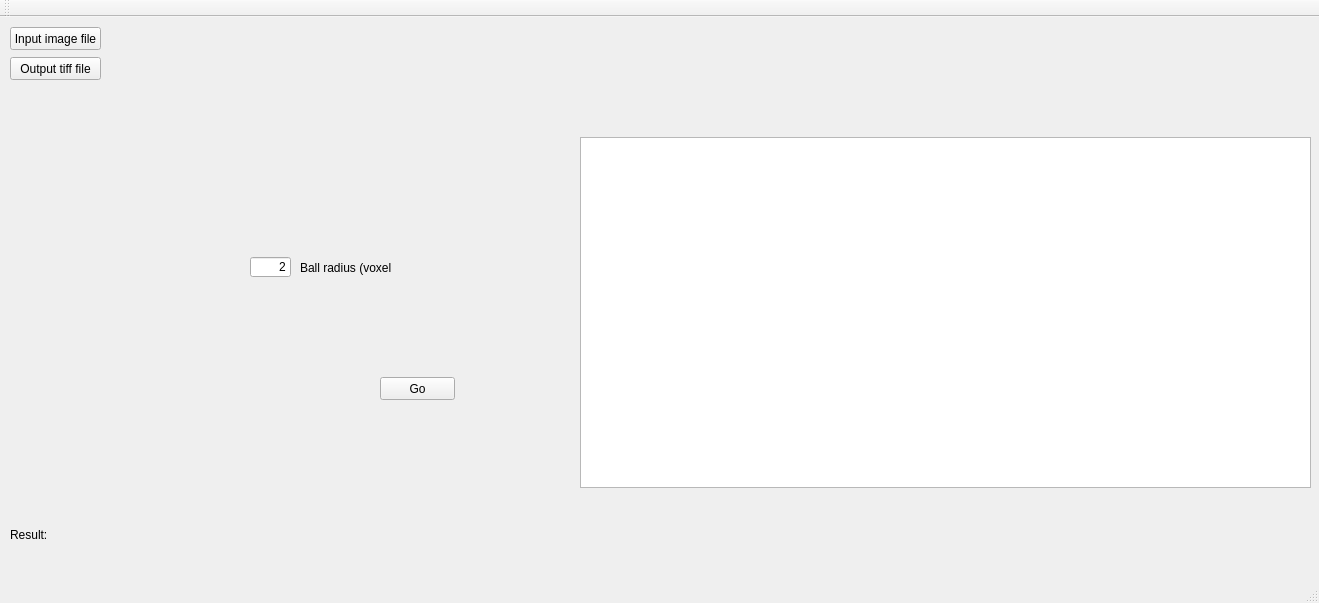
<?xml version="1.0" encoding="UTF-8"?>
<ui version="4.0">
 <class>MainWindow</class>
 <widget class="QMainWindow" name="MainWindow">
  <property name="geometry">
   <rect>
    <x>0</x>
    <y>0</y>
    <width>1319</width>
    <height>603</height>
   </rect>
  </property>
  <property name="windowTitle">
   <string>Hole filling</string>
  </property>
  <widget class="QWidget" name="centralWidget">
   <widget class="QPushButton" name="pushButtonInputFile">
    <property name="geometry">
     <rect>
      <x>10</x>
      <y>10</y>
      <width>91</width>
      <height>23</height>
     </rect>
    </property>
    <property name="text">
     <string>Input image file</string>
    </property>
   </widget>
   <widget class="QLabel" name="labelInputFile">
    <property name="geometry">
     <rect>
      <x>110</x>
      <y>10</y>
      <width>1201</width>
      <height>21</height>
     </rect>
    </property>
    <property name="text">
     <string/>
    </property>
   </widget>
   <widget class="QPushButton" name="pushButtonGo">
    <property name="geometry">
     <rect>
      <x>380</x>
      <y>360</y>
      <width>75</width>
      <height>23</height>
     </rect>
    </property>
    <property name="text">
     <string>Go</string>
    </property>
   </widget>
   <widget class="QLabel" name="label">
    <property name="geometry">
     <rect>
      <x>10</x>
      <y>510</y>
      <width>41</width>
      <height>16</height>
     </rect>
    </property>
    <property name="text">
     <string>Result:</string>
    </property>
   </widget>
   <widget class="QLabel" name="labelResult">
    <property name="geometry">
     <rect>
      <x>50</x>
      <y>510</y>
      <width>1251</width>
      <height>16</height>
     </rect>
    </property>
    <property name="text">
     <string/>
    </property>
   </widget>
   <widget class="QTextEdit" name="textEdit">
    <property name="geometry">
     <rect>
      <x>580</x>
      <y>120</y>
      <width>731</width>
      <height>351</height>
     </rect>
    </property>
   </widget>
   <widget class="QPushButton" name="pushButtonOutputTiffFile">
    <property name="geometry">
     <rect>
      <x>10</x>
      <y>40</y>
      <width>91</width>
      <height>23</height>
     </rect>
    </property>
    <property name="text">
     <string>Output tiff file</string>
    </property>
   </widget>
   <widget class="QLabel" name="labelOutputTiffFile">
    <property name="geometry">
     <rect>
      <x>110</x>
      <y>40</y>
      <width>1201</width>
      <height>21</height>
     </rect>
    </property>
    <property name="text">
     <string/>
    </property>
   </widget>
   <widget class="QLabel" name="label_ballradius">
    <property name="geometry">
     <rect>
      <x>300</x>
      <y>240</y>
      <width>91</width>
      <height>21</height>
     </rect>
    </property>
    <property name="text">
     <string>Ball radius (voxels)</string>
    </property>
   </widget>
   <widget class="QLineEdit" name="lineEdit_ballradius">
    <property name="geometry">
     <rect>
      <x>250</x>
      <y>240</y>
      <width>41</width>
      <height>20</height>
     </rect>
    </property>
    <property name="text">
     <string>2</string>
    </property>
    <property name="alignment">
     <set>Qt::AlignRight|Qt::AlignTrailing|Qt::AlignVCenter</set>
    </property>
   </widget>
  </widget>
  <widget class="QMenuBar" name="menuBar">
   <property name="geometry">
    <rect>
     <x>0</x>
     <y>0</y>
     <width>1319</width>
     <height>18</height>
    </rect>
   </property>
  </widget>
  <widget class="QToolBar" name="mainToolBar">
   <attribute name="toolBarArea">
    <enum>TopToolBarArea</enum>
   </attribute>
   <attribute name="toolBarBreak">
    <bool>false</bool>
   </attribute>
  </widget>
  <widget class="QStatusBar" name="statusBar"/>
 </widget>
 <layoutdefault spacing="6" margin="11"/>
 <resources/>
 <connections>
  <connection>
   <sender>pushButtonInputFile</sender>
   <signal>clicked()</signal>
   <receiver>MainWindow</receiver>
   <slot>inputFileSelecter()</slot>
   <hints>
    <hint type="sourcelabel">
     <x>62</x>
     <y>43</y>
    </hint>
    <hint type="destinationlabel">
     <x>262</x>
     <y>59</y>
    </hint>
   </hints>
  </connection>
  <connection>
   <sender>pushButtonOutputTiffFile</sender>
   <signal>clicked()</signal>
   <receiver>MainWindow</receiver>
   <slot>outputTiffFileSelecter()</slot>
   <hints>
    <hint type="sourcelabel">
     <x>97</x>
     <y>76</y>
    </hint>
    <hint type="destinationlabel">
     <x>151</x>
     <y>101</y>
    </hint>
   </hints>
  </connection>
  <connection>
   <sender>pushButtonGo</sender>
   <signal>clicked()</signal>
   <receiver>MainWindow</receiver>
   <slot>dilater()</slot>
   <hints>
    <hint type="sourcelabel">
     <x>444</x>
     <y>397</y>
    </hint>
    <hint type="destinationlabel">
     <x>514</x>
     <y>447</y>
    </hint>
   </hints>
  </connection>
 </connections>
 <slots>
  <slot>inputFileSelecter()</slot>
  <slot>outputTiffFileSelecter()</slot>
  <slot>outputBinFileSelecter()</slot>
  <slot>dilater()</slot>
 </slots>
</ui>
